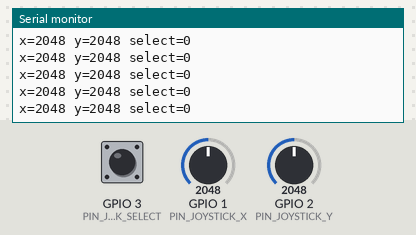
The program below on a simulated Seeed XIAO ESP32-S3. Shown: the last lines printed to the serial monitor. The inputs (shaded band) are chosen by the test bench; at power-on: GPIO 1 (PIN_JOYSTICK_X) = 2048, GPIO 2 (PIN_JOYSTICK_Y) = 2048, GPIO 3 (PIN_JOYSTICK_SELECT) HIGH (analog values on the 0–4095 scale).

Above: at 1.2 s.
1.3 s: GPIO 1 (PIN_JOYSTICK_X) set to 2866
At 1.31 s:
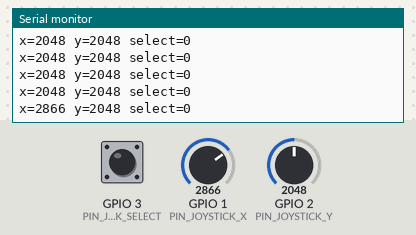
2.8 s: GPIO 2 (PIN_JOYSTICK_Y) set to 2866
At 2.82 s:
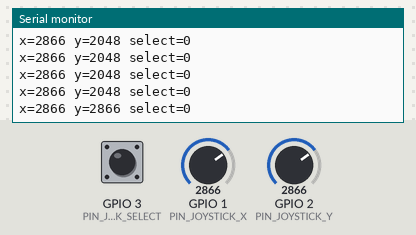
4.3 s: GPIO 3 (PIN_JOYSTICK_SELECT) pulled LOW for 0.15 s
At 4.32 s:
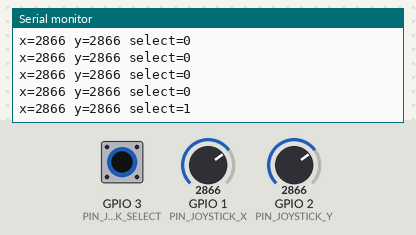
5.9 s: GPIO 1 (PIN_JOYSTICK_X) set to 3603
At 5.93 s:
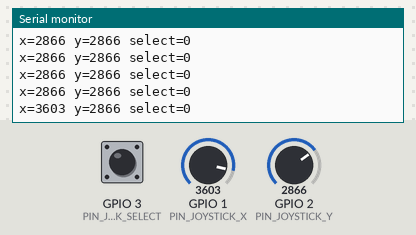
7.4 s: GPIO 3 (PIN_JOYSTICK_SELECT) pulled LOW for 1 s
At 7.43 s:
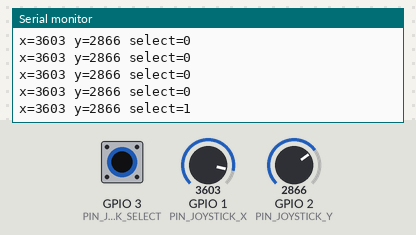
9.9 s: GPIO 2 (PIN_JOYSTICK_Y) set to 3603
At 9.94 s:
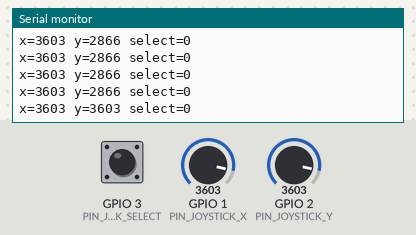
Timing chart, 0 to 12.4 s (numbered marks = the images above; inputs shaded):
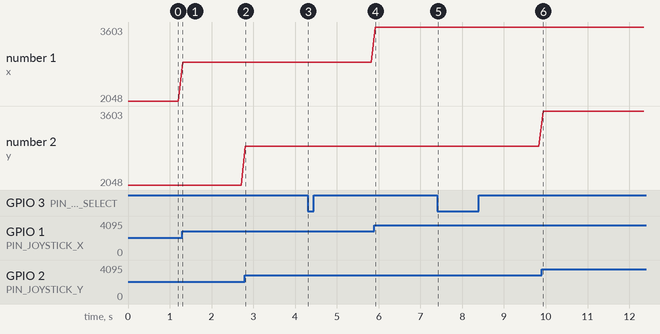

The program:

main.cpp
```cpp
#include "config.h"

void setup() {
    Serial.begin(115200);
    pinMode(PIN_JOYSTICK_SELECT, INPUT_PULLUP);
    analogReadResolution(12);  // lectures entre 0 et 4095
}

void loop() {
    int x = analogRead(PIN_JOYSTICK_X);
    int y = analogRead(PIN_JOYSTICK_Y);
    bool pressed = digitalRead(PIN_JOYSTICK_SELECT) == LOW;

    Serial.printf("x=%d y=%d select=%d\n", x, y, pressed);
    delay(100);
}
```

config.h
```cpp
// include/config.h : brochage de la console
#pragma once

#include <Arduino.h>

constexpr int PIN_BUTTON          = D5;
 constexpr int PIN_JOYSTICK_X      = D0;
 constexpr int PIN_JOYSTICK_Y      = D1;
 constexpr int PIN_JOYSTICK_SELECT = D2;
// constexpr int PIN_BUZZER          = D3;   // seulement sur breadboard

// constexpr int PIN_TFT_RESET = D7;
// constexpr int PIN_TFT_DC    = D8;
// constexpr int PIN_TFT_SCK   = D9;
// constexpr int PIN_TFT_MOSI  = D10;
// constexpr int PIN_TFT_CS    = -1;   // CS relié à GND : pas de broche
```

Measured:
- after the input at 1.3 s, the serial monitor: prints a new line at once (image 1)
- after the input at 2.8 s, the serial monitor: prints a new line at once (image 2)
- after the input at 4.3 s, the serial monitor: prints a new line at once (image 3)
- after the input at 5.9 s, the serial monitor: prints a new line at once (image 4)
- after the input at 7.4 s, the serial monitor: prints a new line at once (image 5)
- after the input at 9.9 s, the serial monitor: prints a new line at once (image 6)
- plotted number 1: 2048 → 2866 after the input at 1.3 s, 2866 → 3603 after the input at 5.9 s
